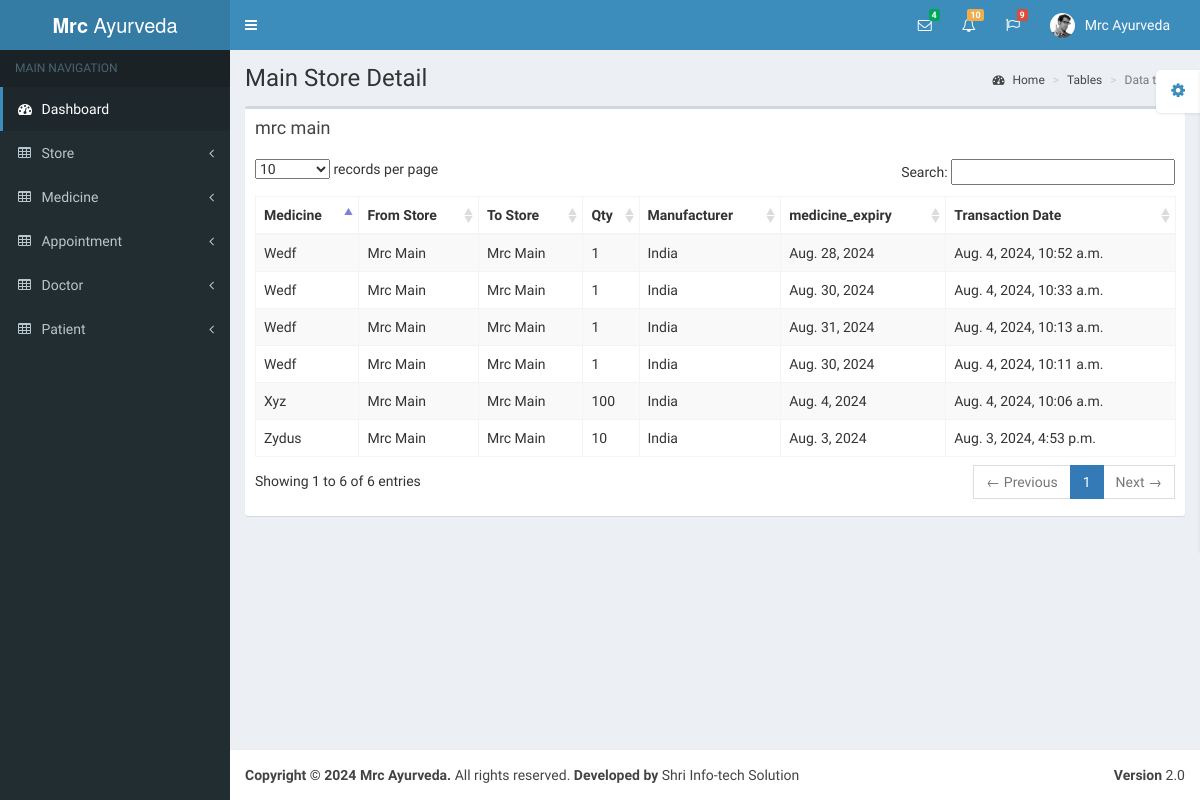
Screenshot of /store/medicine_stock_history/ with the database file from the repository.
### store/models.py (models this page shows, shortened)
class Store(models.Model):
    user = models.ForeignKey(User, on_delete=models.PROTECT)
    type = models.CharField(max_length=10, null=True)
    created_at = models.DateTimeField(auto_now_add=True)
    updated_at = models.DateTimeField(auto_now=True, null=True, blank=True)
    def __str__(self):
        return str(self.user.username)
    class Meta:
        db_table = 'stores'

class MedicineStoreTransactionHistory(models.Model):
    from_store = models.ForeignKey(Store, related_name='Medicine_transfer_history_from_store', on_delete=models.PROTECT)
    to_store = models.ForeignKey(Store, related_name='Medicine_transfer_history_to_store', on_delete=models.PROTECT)
    medicine = models.ForeignKey(Medicine, on_delete=models.PROTECT)
    medicine_name = models.CharField(max_length=500, null=True)
    qty = models.IntegerField(null=True)
    medicine_manufacturer = models.CharField(max_length=500, null=True)
    medicine_expiry = models.DateField(null=True)
    created_at = models.DateTimeField(auto_now_add=True)
    updated_at = models.DateTimeField(auto_now=True, null=True, blank=True)
    class Meta:
        db_table = 'medicine_store_transaction_history'

### account/models.py (models this page shows, shortened)
class User(AbstractUser):
    username = models.CharField(max_length=500, unique=True, null=True)
    email = models.EmailField(unique=True, null=True)
    mobile = models.CharField(max_length=20, null=True)
    phone = models.CharField(max_length=20, null=True)
    address = models.TextField(null=True)
    is_staff = models.BooleanField(default=False)
    is_active = models.BooleanField(default=True)
    created_at = models.DateTimeField(auto_now_add=True)
    class Meta:
        db_table = 'user'

### store/views.py (the view)
# urls.py: path('medicine_stock_history/', views.medicine_stock_history, name='medicine_stock_history'),
def medicine_stock_history(request):
    transaction = MedicineStoreTransactionHistory.objects.all().order_by('-id')
    if transaction:
        store_name = transaction[0].to_store
    else:
        store_name = ''
    context = {
        'store_name': store_name,
        'transaction': transaction,
    }
    return render(request, 'medicine_stock_history.html', context)

### store/templates/medicine_stock_history.html (shortened to what this page needs)
{% extends 'base.html' %}
{% block content %}
<div class="wrapper">
    <div class="content-wrapper">
        <section class="content-header">
            <h1>
                Main Store Detail
            </h1>
            <ol class="breadcrumb">
                <li><a href="/"><i class="fa fa-dashboard"></i> Home</a></li>
                <li><a href="/">Tables</a></li>
                <li class="active">Data tables</li>
            </ol>
        </section>
        <section class="content">
            <div class="row">
                <div class="col-xs-12">
                    <div class="box">
                        <div class="box-header">
                            <h3 class="box-title">{{store_name}}</h3>
                        </div>
                        <div class="box-body">
                            <table id="example1" class="table table-bordered table-striped">
                                <thead>
                                <tr>
                                    <th>Medicine</th>
                                    <th>From Store</th>
                                    <th>To Store</th>
                                    <th>Qty</th>
                                    <th>Manufacturer</th>
                                    <th>medicine_expiry</th>
                                    <th>Transaction Date</th>
                                </tr>
                                </thead>
                                <tbody>
                                {% for i in transaction %}
                                <tr>
                                    <td>{{i.medicine_name|title}}</td>
                                    <td>{{i.from_store|title}}</td>
                                    <td>{{i.to_store|title}}</td>
                                    <td>{{i.qty}}</td>
                                    <td>{{i.medicine_manufacturer|title}}</td>
                                    <td>{{i.medicine_expiry}}</td>
                                    <td>{{i.created_at}}</td>
                                </tr>
                                {% endfor %}
                                </tbody>
                            </table>
                        </div>
                    </div>
                </div>
            </div>
        </section>
    </div>
</div>
{% endblock content %}

### rows the page displays
Store: user.username "mrc main"
MedicineStoreTransactionHistory: medicine_name "Wedf", from_store "Mrc Main", to_store "Mrc Main", qty "1", medicine_manufacturer "India", medicine_expiry "Aug. 28, 2024", created_at "Aug. 4, 2024, 10:52 a.m."
MedicineStoreTransactionHistory: medicine_name "Wedf", from_store "Mrc Main", to_store "Mrc Main", qty "1", medicine_manufacturer "India", medicine_expiry "Aug. 30, 2024", created_at "Aug. 4, 2024, 10:33 a.m."
MedicineStoreTransactionHistory: medicine_name "Wedf", from_store "Mrc Main", to_store "Mrc Main", qty "1", medicine_manufacturer "India", medicine_expiry "Aug. 31, 2024", created_at "Aug. 4, 2024, 10:13 a.m."
MedicineStoreTransactionHistory: medicine_name "Wedf", from_store "Mrc Main", to_store "Mrc Main", qty "1", medicine_manufacturer "India", medicine_expiry "Aug. 30, 2024", created_at "Aug. 4, 2024, 10:11 a.m."
MedicineStoreTransactionHistory: medicine_name "Xyz", from_store "Mrc Main", to_store "Mrc Main", qty "100", medicine_manufacturer "India", medicine_expiry "Aug. 4, 2024", created_at "Aug. 4, 2024, 10:06 a.m."
MedicineStoreTransactionHistory: medicine_name "Zydus", from_store "Mrc Main", to_store "Mrc Main", qty "10", medicine_manufacturer "India", medicine_expiry "Aug. 3, 2024", created_at "Aug. 3, 2024, 4:53 p.m."
